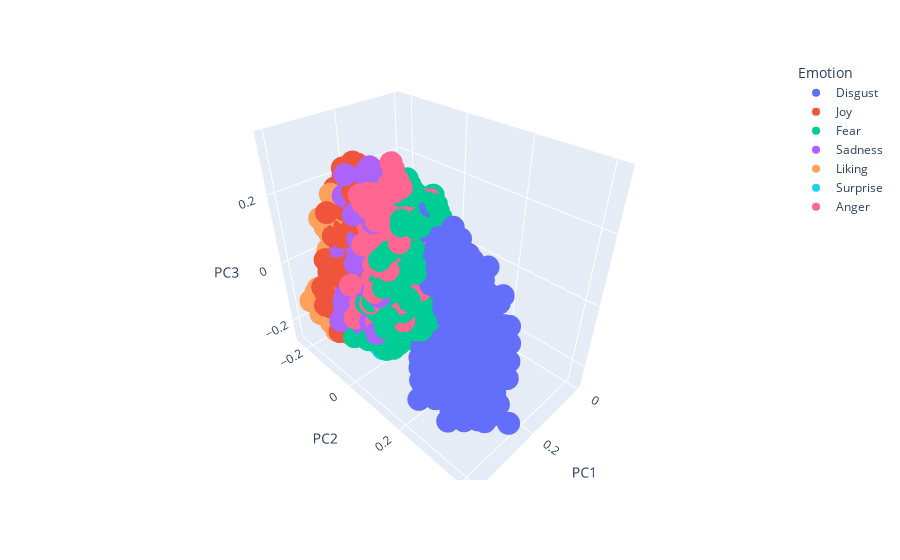

Notebook code for this chart:
### Code cell
import plotly.express as px
svd3 = TruncatedSVD(n_components=3, random_state=0)
X3 = svd3.fit_transform(X)

PCA3_df = pd.DataFrame(X3, columns=['PC1','PC2','PC3'])
PCA3_df['Emotion'] = embeddings_df['Emotion'].values
fig = px.scatter_3d(PCA3_df, x='PC1', y='PC2', z='PC3', color='Emotion')
fig.show()

### Figure 1 — Plotly figure (JSON) as saved in the notebook; plotly's stock layout.template omitted (floating-point values rounded to 4 significant figures; data arrays with more than 128 entries replaced by an {"elided": "..."} marker saying what was removed)
{"data": [{"hovertemplate": "Emotion=Disgust<br>PC1=%{x}<br>PC2=%{y}<br>PC3=%{z}<extra></extra>", "legendgroup": "Disgust", "marker": {"color": "#636efa", "symbol": "circle"}, "mode": "markers", "name": "Disgust", "scene": "scene", "showlegend": true, "type": "scatter3d", "x": {"elided": "868 float values"}, "y": {"elided": "868 float values"}, "z": {"elided": "868 float values"}}, {"hovertemplate": "Emotion=Joy<br>PC1=%{x}<br>PC2=%{y}<br>PC3=%{z}<extra></extra>", "legendgroup": "Joy", "marker": {"color": "#EF553B", "symbol": "circle"}, "mode": "markers", "name": "Joy", "scene": "scene", "showlegend": true, "type": "scatter3d", "x": {"elided": "868 float values"}, "y": {"elided": "868 float values"}, "z": {"elided": "868 float values"}}, {"hovertemplate": "Emotion=Fear<br>PC1=%{x}<br>PC2=%{y}<br>PC3=%{z}<extra></extra>", "legendgroup": "Fear", "marker": {"color": "#00cc96", "symbol": "circle"}, "mode": "markers", "name": "Fear", "scene": "scene", "showlegend": true, "type": "scatter3d", "x": {"elided": "868 float values"}, "y": {"elided": "868 float values"}, "z": {"elided": "868 float values"}}, {"hovertemplate": "Emotion=Sadness<br>PC1=%{x}<br>PC2=%{y}<br>PC3=%{z}<extra></extra>", "legendgroup": "Sadness", "marker": {"color": "#ab63fa", "symbol": "circle"}, "mode": "markers", "name": "Sadness", "scene": "scene", "showlegend": true, "type": "scatter3d", "x": {"elided": "868 float values"}, "y": {"elided": "868 float values"}, "z": {"elided": "868 float values"}}, {"hovertemplate": "Emotion=Liking<br>PC1=%{x}<br>PC2=%{y}<br>PC3=%{z}<extra></extra>", "legendgroup": "Liking", "marker": {"color": "#FFA15A", "symbol": "circle"}, "mode": "markers", "name": "Liking", "scene": "scene", "showlegend": true, "type": "scatter3d", "x": {"elided": "868 float values"}, "y": {"elided": "868 float values"}, "z": {"elided": "868 float values"}}, {"hovertemplate": "Emotion=Surprise<br>PC1=%{x}<br>PC2=%{y}<br>PC3=%{z}<extra></extra>", "legendgroup": "Surprise", "marker": {"color": "#19d3f3", "symbol": "circle"}, "mode": "markers", "name": "Surprise", "scene": "scene", "showlegend": true, "type": "scatter3d", "x": {"elided": "868 float values"}, "y": {"elided": "868 float values"}, "z": {"elided": "868 float values"}}, {"hovertemplate": "Emotion=Anger<br>PC1=%{x}<br>PC2=%{y}<br>PC3=%{z}<extra></extra>", "legendgroup": "Anger", "marker": {"color": "#FF6692", "symbol": "circle"}, "mode": "markers", "name": "Anger", "scene": "scene", "showlegend": true, "type": "scatter3d", "x": {"elided": "868 float values"}, "y": {"elided": "868 float values"}, "z": {"elided": "868 float values"}}], "layout": {"legend": {"title": {"text": "Emotion"}, "tracegroupgap": 0}, "margin": {"t": 60}, "scene": {"domain": {"x": [0, 1], "y": [0, 1]}, "xaxis": {"title": {"text": "PC1"}}, "yaxis": {"title": {"text": "PC2"}}, "zaxis": {"title": {"text": "PC3"}}}}}
